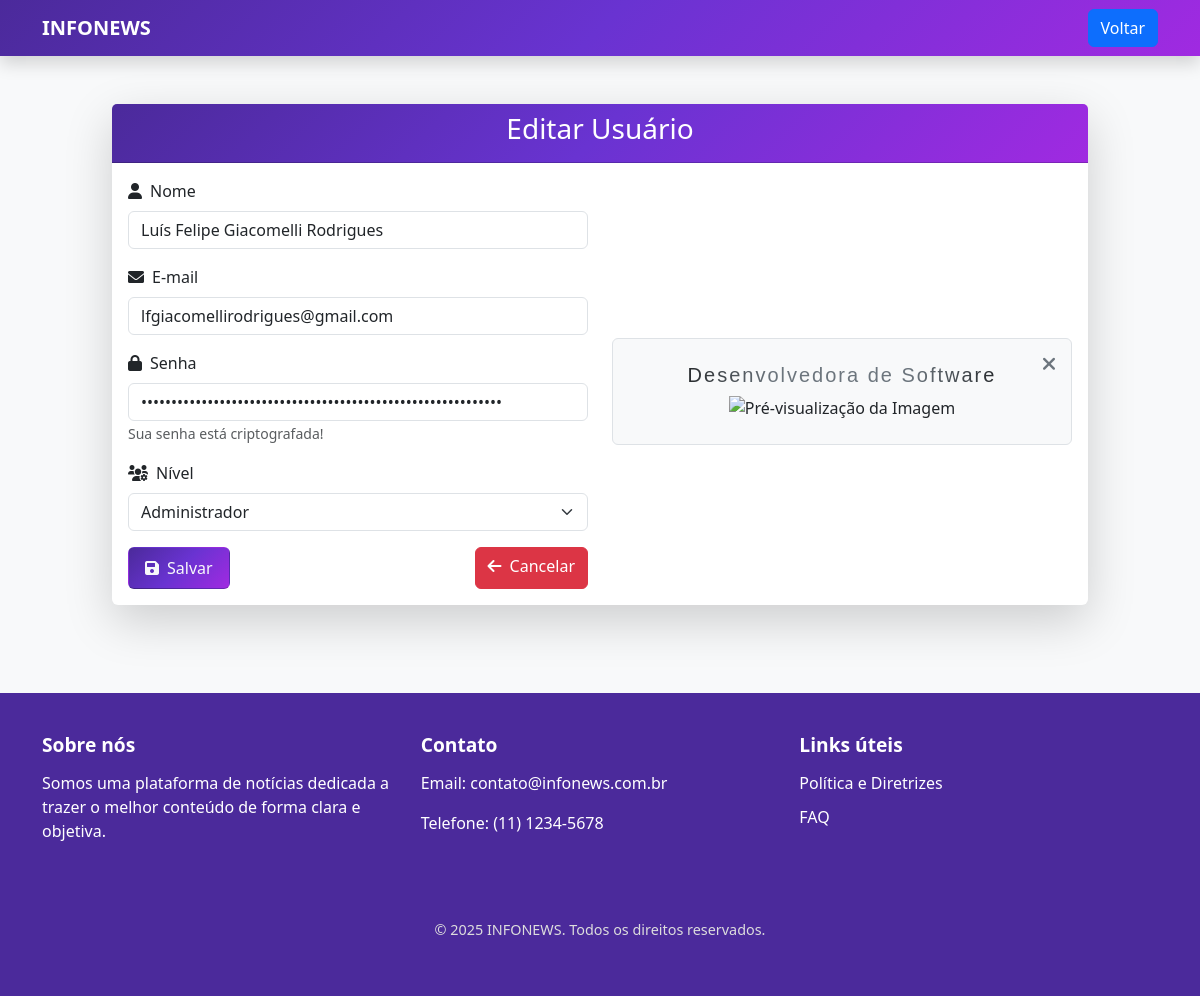
Page /editarusuario.php?id=9 (signed in) on the committed database.
### tables this page shows
CREATE TABLE `usuarios` (
  `usu_codigo` int(11) NOT NULL,
  `usu_nome` varchar(100) NOT NULL,
  `usu_email` varchar(150) NOT NULL,
  `usu_senha` varchar(255) NOT NULL,
  `created_at` timestamp NOT NULL DEFAULT current_timestamp(),
  `updated_at` timestamp NOT NULL DEFAULT current_timestamp() ON UPDATE current_timestamp(),
  `usu_nivel` varchar(50) DEFAULT NULL,
  `usu_foto` varchar(255) DEFAULT NULL,
  `usu_foto_de_fundo` varchar(255) DEFAULT NULL
);

### editarusuario.php (the view, shortened to what this page needs)
<?php
$conexao = conexao::getInstance();
$sql = 'SELECT * FROM usuarios WHERE usu_codigo = :id';
$stm = $conexao->prepare($sql);
$stm->bindValue(':id', $_GET['id']);
$stm->execute();
$usuario = $stm->fetch(PDO::FETCH_ASSOC);
?>
<!DOCTYPE html>
<html lang="pt-br">
<head>
    <link href="https://cdn.jsdelivr.net/npm/bootstrap@5.3.0-alpha2/dist/css/bootstrap.min.css" rel="stylesheet">
    <link href="https://cdnjs.cloudflare.com/ajax/libs/font-awesome/6.0.0/css/all.min.css" rel="stylesheet">
</head>
<body class="bg-light">
    <?php include 'header.php'; ?>
    <div class="container-fluid py-5">
        <div class="row justify-content-center">
            <div class="col-lg-10 col-md-12">
                <div class="card shadow-lg border-0">
                    <div class="card-header text-white text-center">
                        <h1 class="h3">Editar Usuário</h1>
                    </div>
                    <div class="card-body">
                        <div class="row">
                            <div class="col-lg-6 col-md-6">
                                <form action="actionusuario.php" method="post">
                                    <div class="mb-3">
                                        <label for="nome" class="form-label">
                                            <i class="fas fa-user me-2"></i>Nome
                                        </label>
                                        <input type="text" class="form-control" id="nome" name="nome" value="<?= htmlspecialchars($usuario['usu_nome']) ?>" required>
                                    </div>
                                    <div class="mb-3">
                                        <label for="email" class="form-label">
                                            <i class="fas fa-envelope me-2"></i>E-mail
                                        </label>
                                        <input type="email" class="form-control" id="email" name="email" value="<?= htmlspecialchars($usuario['usu_email']) ?>" required>
                                    </div>
                                    <div class="mb-3">
                                        <label for="senha" class="form-label">
                                            <i class="fas fa-lock me-2"></i>Senha
                                        </label>
                                        <input type="password" class="form-control" id="senha" name="senha" value="<?= htmlspecialchars($usuario['usu_senha']) ?>" required>
                                        <small class="text-muted">Sua senha está criptografada!</small>
                                    </div>
                                    <?php if ($_SESSION['nivel'] == 'admin') { ?>
                                        <div class="mb-3">
                                            <label for="nivel" class="form-label">
                                                <i class="fas fa-users-cog me-2"></i>Nível
                                            </label>
                                            <select class="form-select" id="nivel" name="nivel" required>
                                                <option value="admin" <?= $usuario['usu_nivel'] == 'admin' ? 'selected' : '' ?>>Administrador</option>
                                            </select>
                                        </div>
                                    <?php } else {
                                        echo '<input type="hidden" name="nivel" value="usuario">';
                                    } ?>
                                    <div class="d-flex justify-content-between">
                                        <button type="submit" class="btn card-header text-light">
                                            <i class="fas fa-save me-2"></i>Salvar
                                        </button>
                                        <a href="indexnoticia.php" class="btn btn-danger">
                                            <i class="fas fa-arrow-left me-2"></i>Cancelar
                                        </a>
                                    </div>
                                </form>
                            </div>
                            <div class="col-lg-6 col-md-6 d-flex align-items-center justify-content-center mt-3">
                                <div class="ad-section border rounded p-4 w-100 text-center bg-light" id="adSection">
                                    <button class="close-button" onclick="fecharAnuncio()">
                                        <i class="fas fa-times"></i>
                                    </button>
                                    <h2 class="h5" style="font-family:Impact, Haettenschweiler, 'Arial Narrow Bold', sans-serif;letter-spacing: 2px;
                                    background:linear-gradient(to right, #000, #6c757d , #6c757d, #000);
                                    background-clip: text;
                                    color:transparent;
                                    ">Desenvolvedora de Software</h2>
                                    <img src="img/giacomellidevs.png" alt="Pré-visualização da Imagem" class="img-fluid">
                                </div>
                            </div>
                        </div>
                    </div>
                </div>
            </div>
        </div>
    </div>
    <?php include 'footer.php'; ?>
</body>
</html>

### editarusuario.php (style rules this page uses)
.close-button { position: absolute; top: 10px; right: 10px; border: none; background-color: transparent; font-size: 1.2rem; color: #6c757d; cursor: pointer; }
.ad-section { position: relative; }
.card-header { background: linear-gradient(135deg, #4b2a9b, #6933d1, #a02ae1); }

### rows in the picture
usuarios: nome "Luís Felipe Giacomelli Rodrigues", email "lfgiacomellirodrigues@gmail.com", nivel "Administrador"
